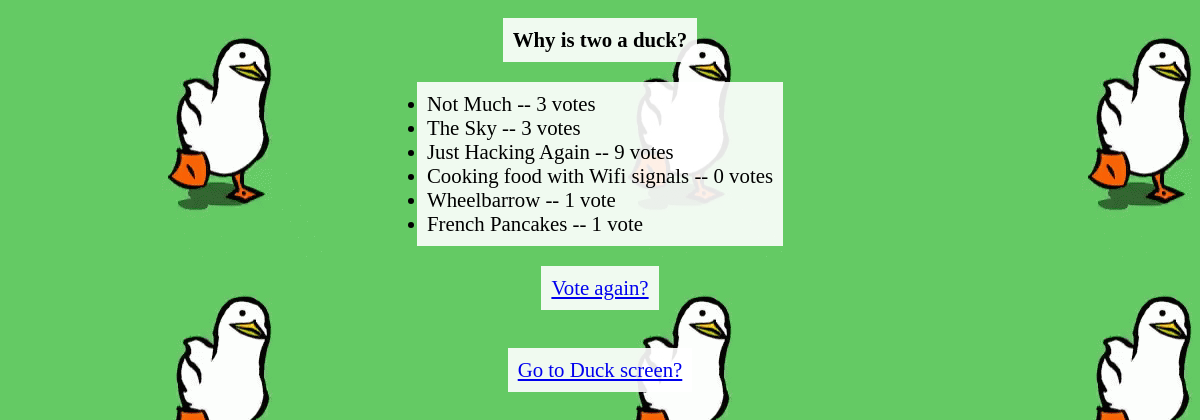
Page /polls/1/results/ on the committed database.
### polls/models.py (models this page shows, shortened)
class Question(models.Model):
    question_text = models.CharField(max_length=200)
    pub_date = models.DateTimeField('date published')

class Choice(models.Model):
    question = models.ForeignKey(Question, on_delete=models.CASCADE)
    choice_text = models.CharField(max_length=200)
    votes = models.IntegerField(default=0)

### polls/views.py (the view)
# urls.py: url(r'^(?P<pk>[0-9]+)/results/$', views.ResultsView.as_view(), name='results'),
class ResultsView(generic.DetailView):
    model = Question
    template_name = 'polls/results.html'

### polls/templates/polls/results.html (shortened to what this page needs)
<!DOCTYPE html>
<html lang="en">
<head>
    {% load static %}
    <link rel="stylesheet" type="text/css" href="{% static 'polls/style.css' %}"/>
</head>
<body>
<h1 class="easyreader">
    {{ question.question_text }}
</h1>
<ul class="easyreader">
    {% for choice in question.choice_set.all %}
    <li>
        {{ choice.choice_text }} -- {{ choice.votes }} vote{{ choice.votes|pluralize }}
    </li>
    {% endfor %}
</ul>
<a  class="easyreader" href="{% url 'polls:detail' question.id %}">
    Vote again?
</a>
<br/>
<a  class="easyreader" href="{% url 'polls:index'%}">
    Go to Duck screen?
</a>
</body>
</html>

### polls/static/polls/style.css (style rules this page uses)
body { display: flex; flex-direction: column; align-items: center; background: white url("images/background.gif"); }
.easyreader { background-color: rgba(255, 255, 255, 0.9); font-size: 130%; padding: 10px; margin: 10px; }

### rows in the picture
Question: question_text "Why is two a duck?"
Choice: choice_text "Not Much", votes "3"
Choice: choice_text "The Sky", votes "3"
Choice: choice_text "Just Hacking Again", votes "9"
Choice: choice_text "Cooking food with Wifi signals", votes "0"
Choice: choice_text "Wheelbarrow", votes "1"
Choice: choice_text "French Pancakes", votes "1"
